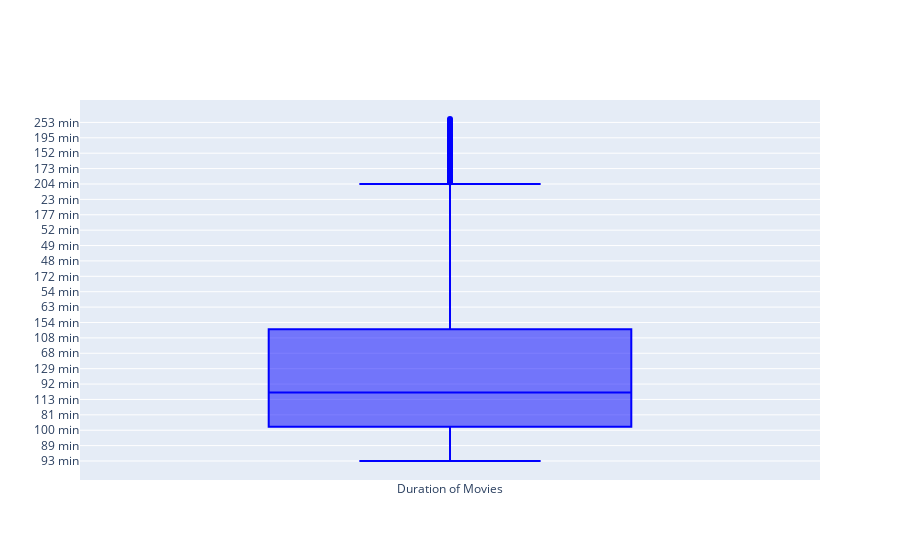

Notebook code cell kept with this figure:
### Code cell
data_movie = df[df['type']== 'Movie']

trace0 = go.Box(
    y = data_movie.duration,
    name = "Duration of Movies",
    marker_color='Blue'
)
data2 = [trace0]
iplot(data2)

### Figure 1 — Plotly figure (JSON) as saved in the notebook; plotly's stock layout.template omitted (floating-point values rounded to 4 significant figures; data arrays with more than 128 entries replaced by an {"elided": "..."} marker saying what was removed)
{"data": [{"marker": {"color": "Blue"}, "name": "Duration of Movies", "type": "box", "y": {"elided": "5377 str values"}}], "layout": {}}
